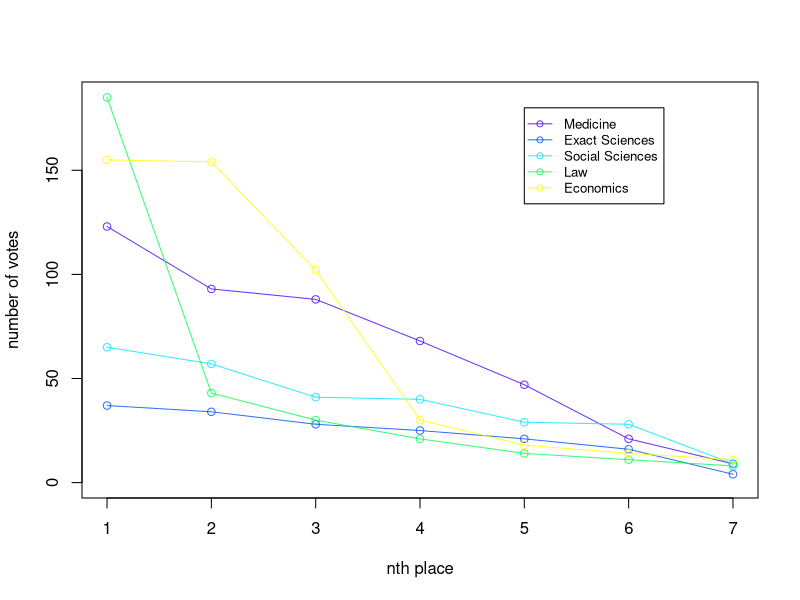
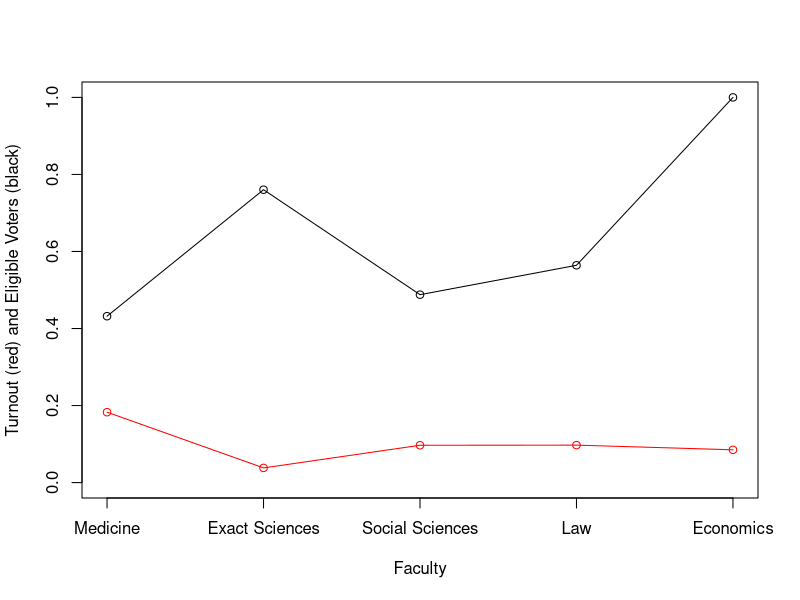
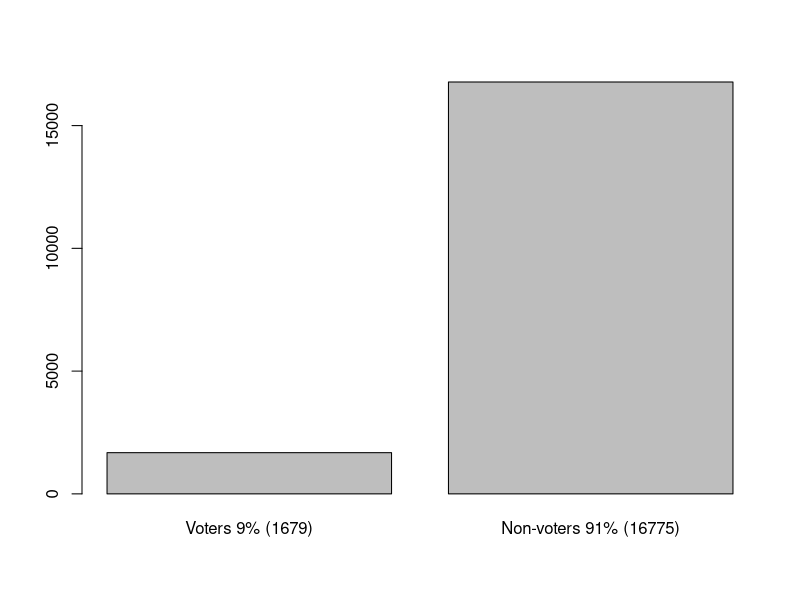
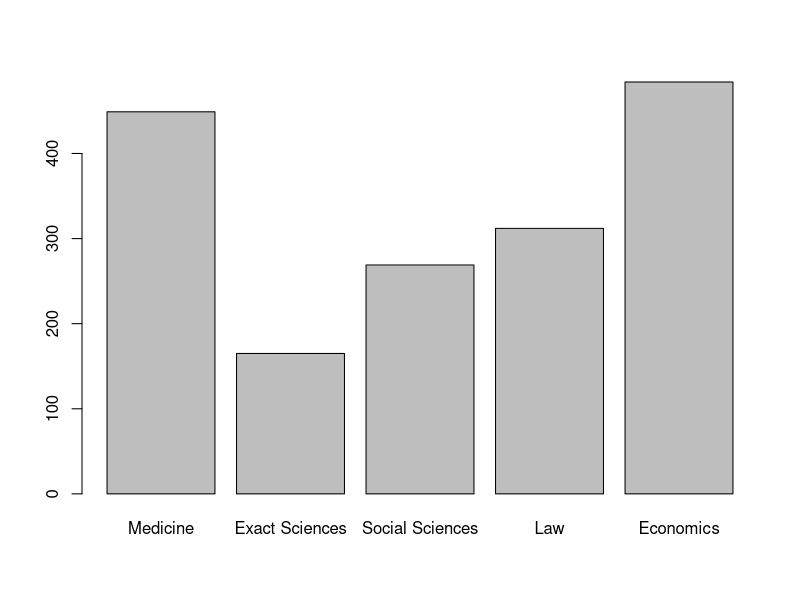

The R script that drew these images, in order:
## ---- chunk 1
knitr::opts_chunk$set(echo = TRUE)
## ---- chunk 2

NAME = 1
ELIGIBLE_VOTERS = 2
QUOTA = 3 # don't know what this variable is for
VOTES = 4
VOTERS = 5
TURNOUT = 6

compute_max_votes <- function(results){
  # returns the highest number of vote for any candidate
  # needed for ylim parameter
  max_votes = 0
  for (r in seq(1,length(results))){
    max_votes = max(max(results[[r]][[4]]),max_votes)
  }
  return(max_votes)
}

plot_results_per_faculty <- function(res,max_votes,cols){
  labs=c()
  for (r in seq(1,length(res))){
    labs[r] = res[[r]][NAME]
  }
  plot(res[[1]][[VOTES]],ylim=c(0,max_votes),type='o',col=cols[1],xlab='nth place',ylab='number of votes')
  for (r in seq(2,length(res))){
    lines(res[[r]][[VOTES]],type='o',col=cols[r])
  }
  legend(5,180, labs, cex=0.8, col=cols, pch=21, lty=1);
}

plot_turnout_per_faculty <- function(res){
  
  
  #res=res[order(sapply(res,'[[',TURNOUT))]
  
  turnouts = c()
  eligibles = c()
  labs=c()
  
  for (r in seq(1,length(res))){
    labs[r] = res[[r]][NAME]
    turnouts[r] = res[[r]][[TURNOUT]]
    eligibles[r] = res[[r]][[ELIGIBLE_VOTERS]]
  }
  
  normalised_eligibles = c()
  max_eligible = max(eligibles)
  eligibles = eligibles/max_eligible
  plot(eligibles,type='o',ylim=c(0,1),ylab="Turnout (red) and Eligible Voters (black)", xaxt = "n",xlab='Faculty')
  
  axis(1, at=1:5, labels=labs)
  lines(turnouts,col='red',type='o')
}


preprocess <- function(results){
  for (r in seq(1,length(results))){
    results[[r]][[VOTES]] = sort(results[[r]][[VOTES]],decreasing = TRUE)
    results[[r]][[VOTERS]] = sum(results[[r]][[VOTES]])
    results[[r]][[TURNOUT]] = results[[r]][[VOTERS]]/results[[r]][[ELIGIBLE_VOTERS]]
  }
  return(results)
}

plot_total_turnout <- function(res){
  voters = 0
  eligible_voters = 0
  
  for (r in seq(1,length(res))){
    voters = voters + res[[r]][[VOTERS]]
    eligible_voters = eligible_voters + res[[r]][[ELIGIBLE_VOTERS]]
  }
  slices <- c(voters,eligible_voters-voters)
  lbls <- c("Voters","Non-voters")
  pct <- round(slices/sum(slices)*100)
  lbls <- paste(lbls, pct) # add percents to labels 
  lbls <- paste(lbls,"% (",slices,')',sep="") # ad % to labels 
  
  barplot(slices,names.arg=lbls)
}

plot_voter_distribution <- function(res,cols){
  slices = c()
  lbls = c()
  for (r in seq(1,length(res))){
    slices[r] = res[[r]][[VOTERS]]
    lbls[r] = res[[r]][[NAME]]
  }
  barplot(slices,names.arg=lbls)
}

## ---- chunk 3
results = preprocess(list(
  list('Medicine',2457,99,sort(c(123,47,9,68,21,88,93))),
  list('Exact Sciences',4325,31,c(37,34,28,21,4,25,16)),
  list('Social Sciences',2775,55,c(65,57,29,28,40,9,41)),
  list('Law',3209,50,c(185,11,30,21,43,14,8)),
  list('Economics',5688,82,c(155,154,102,30,11,14,18))
))
## ---- chunk 4
max_votes = compute_max_votes(results)
cols = topo.colors(length(results), alpha = 0.8)
## ---- chunk 5
plot_results_per_faculty(results,max_votes,cols)
## ---- chunk 6
plot_turnout_per_faculty(results)
## ---- chunk 7
plot_total_turnout(results)
## ---- chunk 8
plot_voter_distribution(results,cols)
